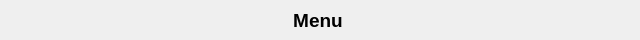
<?xml version="1.0" encoding="UTF-8"?>
<ui version="4.0">
 <class>StatusBar</class>
 <widget class="QWidget" name="StatusBar">
  <property name="geometry">
   <rect>
    <x>0</x>
    <y>0</y>
    <width>640</width>
    <height>40</height>
   </rect>
  </property>
  <property name="sizePolicy">
   <sizepolicy hsizetype="Expanding" vsizetype="Maximum">
    <horstretch>0</horstretch>
    <verstretch>0</verstretch>
   </sizepolicy>
  </property>
  <property name="minimumSize">
   <size>
    <width>640</width>
    <height>40</height>
   </size>
  </property>
  <property name="maximumSize">
   <size>
    <width>16777215</width>
    <height>16777215</height>
   </size>
  </property>
  <property name="windowTitle">
   <string>Form</string>
  </property>
  <property name="styleSheet">
   <string notr="true">background: qlineargradient(
    x1:0, y1:0, 
    x2:0, y2:1, 
    stop:0 #ffffff, 
    stop:1 #aaaaaa
);</string>
  </property>
  <layout class="QHBoxLayout" name="horizontalLayout">
   <property name="spacing">
    <number>0</number>
   </property>
   <property name="leftMargin">
    <number>0</number>
   </property>
   <property name="topMargin">
    <number>0</number>
   </property>
   <property name="rightMargin">
    <number>0</number>
   </property>
   <property name="bottomMargin">
    <number>0</number>
   </property>
   <item>
    <widget class="QWidget" name="widget" native="true">
     <property name="sizePolicy">
      <sizepolicy hsizetype="Minimum" vsizetype="Expanding">
       <horstretch>0</horstretch>
       <verstretch>0</verstretch>
      </sizepolicy>
     </property>
     <property name="minimumSize">
      <size>
       <width>10</width>
       <height>10</height>
      </size>
     </property>
     <property name="maximumSize">
      <size>
       <width>40</width>
       <height>40</height>
      </size>
     </property>
     <layout class="QHBoxLayout" name="horizontalLayout_2">
      <property name="spacing">
       <number>0</number>
      </property>
      <property name="leftMargin">
       <number>10</number>
      </property>
      <property name="topMargin">
       <number>10</number>
      </property>
      <property name="rightMargin">
       <number>10</number>
      </property>
      <property name="bottomMargin">
       <number>10</number>
      </property>
      <item>
       <widget class="QLabel" name="PlaybackStatus">
        <property name="sizePolicy">
         <sizepolicy hsizetype="Maximum" vsizetype="Minimum">
          <horstretch>0</horstretch>
          <verstretch>0</verstretch>
         </sizepolicy>
        </property>
        <property name="minimumSize">
         <size>
          <width>16</width>
          <height>16</height>
         </size>
        </property>
        <property name="maximumSize">
         <size>
          <width>16</width>
          <height>16</height>
         </size>
        </property>
        <property name="styleSheet">
         <string notr="true">background: transparent;</string>
        </property>
        <property name="text">
         <string/>
        </property>
        <property name="scaledContents">
         <bool>true</bool>
        </property>
        <property name="alignment">
         <set>Qt::AlignCenter</set>
        </property>
       </widget>
      </item>
     </layout>
    </widget>
   </item>
   <item>
    <widget class="QLabel" name="Title">
     <property name="sizePolicy">
      <sizepolicy hsizetype="Expanding" vsizetype="Preferred">
       <horstretch>0</horstretch>
       <verstretch>0</verstretch>
      </sizepolicy>
     </property>
     <property name="font">
      <font>
       <pointsize>14</pointsize>
       <bold>true</bold>
      </font>
     </property>
     <property name="text">
      <string>Menu</string>
     </property>
     <property name="alignment">
      <set>Qt::AlignCenter</set>
     </property>
     <property name="margin">
      <number>0</number>
     </property>
    </widget>
   </item>
   <item>
    <widget class="QWidget" name="widget_2" native="true">
     <property name="sizePolicy">
      <sizepolicy hsizetype="Minimum" vsizetype="Expanding">
       <horstretch>0</horstretch>
       <verstretch>0</verstretch>
      </sizepolicy>
     </property>
     <property name="maximumSize">
      <size>
       <width>40</width>
       <height>40</height>
      </size>
     </property>
     <layout class="QHBoxLayout" name="horizontalLayout_3">
      <property name="spacing">
       <number>0</number>
      </property>
      <property name="leftMargin">
       <number>10</number>
      </property>
      <property name="topMargin">
       <number>10</number>
      </property>
      <property name="rightMargin">
       <number>10</number>
      </property>
      <property name="bottomMargin">
       <number>10</number>
      </property>
      <item>
       <widget class="QLabel" name="BluetoothStatus">
        <property name="sizePolicy">
         <sizepolicy hsizetype="Maximum" vsizetype="Minimum">
          <horstretch>0</horstretch>
          <verstretch>0</verstretch>
         </sizepolicy>
        </property>
        <property name="minimumSize">
         <size>
          <width>20</width>
          <height>20</height>
         </size>
        </property>
        <property name="maximumSize">
         <size>
          <width>20</width>
          <height>20</height>
         </size>
        </property>
        <property name="styleSheet">
         <string notr="true">background: transparent;</string>
        </property>
        <property name="text">
         <string/>
        </property>
        <property name="scaledContents">
         <bool>true</bool>
        </property>
        <property name="alignment">
         <set>Qt::AlignCenter</set>
        </property>
       </widget>
      </item>
     </layout>
    </widget>
   </item>
  </layout>
 </widget>
 <resources/>
 <connections/>
</ui>
